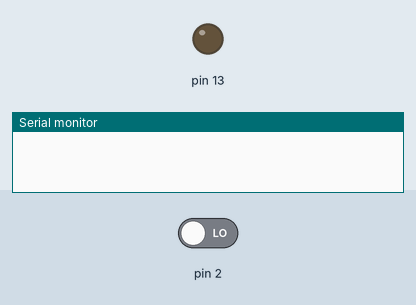
Bench run of a sketch on a simulated Arduino Uno, built with avr-gcc and run on an emulated ATmega328P. Parts: output pins drawn as LEDs (lit = HIGH), the last lines printed to the serial monitor. The inputs (shaded band) are chosen by the test bench; at power-on: pin 2 LOW.

Above: at 1.2 s.
1.3 s: pin 2 driven HIGH
At 2.2 s:
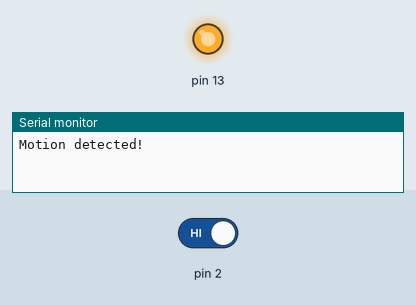
2.8 s: pin 2 driven LOW
At 3.3 s:
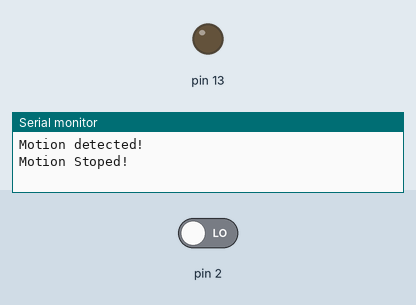
Timing chart, 0 to 5.8 s (numbered marks = the images above; inputs shaded):
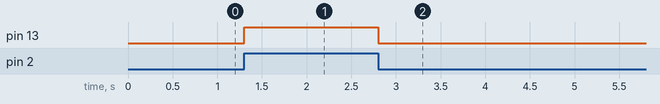

Measured:
- after the input at 1.3 s, pin 13: LOW → HIGH at once
- after the input at 2.8 s, pin 13: HIGH → LOW at once

The sketch:

task1_11.ino
```cpp
// C++ code
//
int val = 0;
int state = LOW;

void setup()
{
  pinMode(13, OUTPUT);
  pinMode(2, INPUT);
  Serial.begin(9600);
}

void loop()
{
  val = digitalRead(2);
  if(val == HIGH)
  {
    digitalWrite(13,HIGH);
    if(state == LOW){
     	Serial.println("Motion detected!");
      	state = HIGH;
    }
  }
  else
  {
    digitalWrite(13,LOW);
    if(state == HIGH){
      Serial.println("Motion Stoped!");
      state = LOW;
    }
  }


}
```

task1.1.cpp
```cpp
// C++ code
//
int val = 0;
int state = LOW;

void setup()
{
  pinMode(13, OUTPUT);
  pinMode(2, INPUT);
  Serial.begin(9600);
}

void loop()
{
  val = digitalRead(2);
  if(val == HIGH)
  {
    digitalWrite(13,HIGH);
    if(state == LOW){
     	Serial.println("Motion detected!");
      	state = HIGH;
    }
  }
  else
  {
    digitalWrite(13,LOW);
    if(state == HIGH){
      Serial.println("Motion Stoped!");
      state = LOW;
    }
  }


}
```
